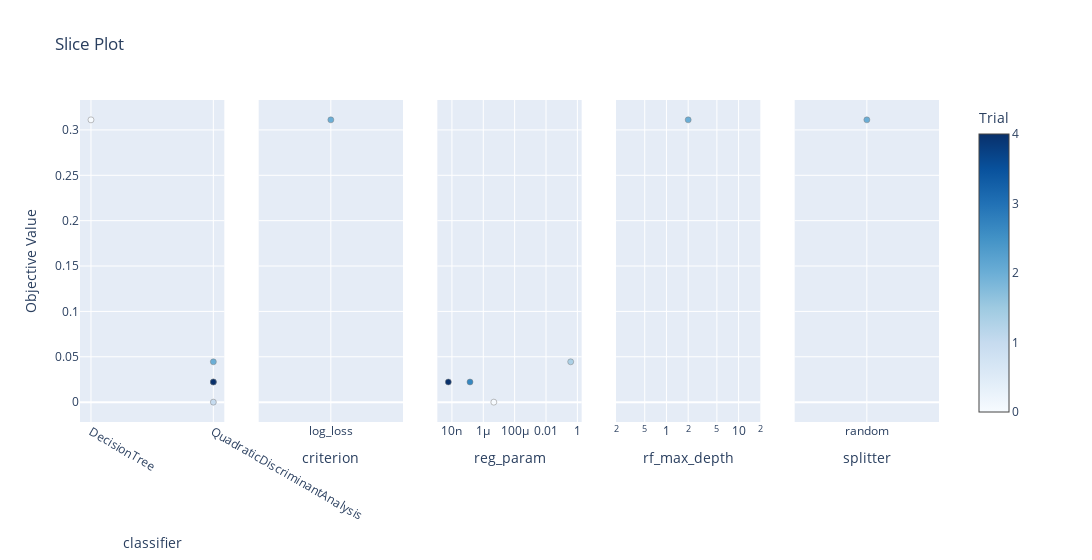

Write notebook code for a chart like this one.
### Code cell
plot_slice(study)

### Figure 1 — Plotly figure (JSON) as saved in the notebook; plotly's stock layout.template omitted (floating-point values rounded to 4 significant figures)
{"data": [{"marker": {"color": [0, 1, 2, 3, 4], "colorbar": {"title": {"text": "Trial"}, "x": 1, "xpad": 40}, "colorscale": [[0, "rgb(247,251,255)"], [0.125, "rgb(222,235,247)"], [0.25, "rgb(198,219,239)"], [0.375, "rgb(158,202,225)"], [0.5, "rgb(107,174,214)"], [0.625, "rgb(66,146,198)"], [0.75, "rgb(33,113,181)"], [0.875, "rgb(8,81,156)"], [1, "rgb(8,48,107)"]], "line": {"color": "Grey", "width": 0.5}, "showscale": true}, "mode": "markers", "showlegend": false, "type": "scatter", "x": ["DecisionTree", "QuadraticDiscriminantAnalysis", "QuadraticDiscriminantAnalysis", "QuadraticDiscriminantAnalysis", "QuadraticDiscriminantAnalysis"], "xaxis": "x", "y": [0.3111, 0, 0.04444, 0.02222, 0.02222], "yaxis": "y"}, {"marker": {"color": [0], "colorbar": {"title": {"text": "Trial"}, "x": 1, "xpad": 40}, "colorscale": [[0, "rgb(247,251,255)"], [0.125, "rgb(222,235,247)"], [0.25, "rgb(198,219,239)"], [0.375, "rgb(158,202,225)"], [0.5, "rgb(107,174,214)"], [0.625, "rgb(66,146,198)"], [0.75, "rgb(33,113,181)"], [0.875, "rgb(8,81,156)"], [1, "rgb(8,48,107)"]], "line": {"color": "Grey", "width": 0.5}, "showscale": false}, "mode": "markers", "showlegend": false, "type": "scatter", "x": ["log_loss"], "xaxis": "x2", "y": [0.3111], "yaxis": "y2"}, {"marker": {"color": [1, 2, 3, 4], "colorbar": {"title": {"text": "Trial"}, "x": 1, "xpad": 40}, "colorscale": [[0, "rgb(247,251,255)"], [0.125, "rgb(222,235,247)"], [0.25, "rgb(198,219,239)"], [0.375, "rgb(158,202,225)"], [0.5, "rgb(107,174,214)"], [0.625, "rgb(66,146,198)"], [0.75, "rgb(33,113,181)"], [0.875, "rgb(8,81,156)"], [1, "rgb(8,48,107)"]], "line": {"color": "Grey", "width": 0.5}, "showscale": false}, "mode": "markers", "showlegend": false, "type": "scatter", "x": [4.699e-06, 0.3751, 1.423e-07, 5.883e-09], "xaxis": "x3", "y": [0, 0.04444, 0.02222, 0.02222], "yaxis": "y3"}, {"marker": {"color": [0], "colorbar": {"title": {"text": "Trial"}, "x": 1, "xpad": 40}, "colorscale": [[0, "rgb(247,251,255)"], [0.125, "rgb(222,235,247)"], [0.25, "rgb(198,219,239)"], [0.375, "rgb(158,202,225)"], [0.5, "rgb(107,174,214)"], [0.625, "rgb(66,146,198)"], [0.75, "rgb(33,113,181)"], [0.875, "rgb(8,81,156)"], [1, "rgb(8,48,107)"]], "line": {"color": "Grey", "width": 0.5}, "showscale": false}, "mode": "markers", "showlegend": false, "type": "scatter", "x": [2], "xaxis": "x4", "y": [0.3111], "yaxis": "y4"}, {"marker": {"color": [0], "colorbar": {"title": {"text": "Trial"}, "x": 1, "xpad": 40}, "colorscale": [[0, "rgb(247,251,255)"], [0.125, "rgb(222,235,247)"], [0.25, "rgb(198,219,239)"], [0.375, "rgb(158,202,225)"], [0.5, "rgb(107,174,214)"], [0.625, "rgb(66,146,198)"], [0.75, "rgb(33,113,181)"], [0.875, "rgb(8,81,156)"], [1, "rgb(8,48,107)"]], "line": {"color": "Grey", "width": 0.5}, "showscale": false}, "mode": "markers", "showlegend": false, "type": "scatter", "x": ["random"], "xaxis": "x5", "y": [0.3111], "yaxis": "y5"}], "layout": {"title": {"text": "Slice Plot"}, "width": 1500, "xaxis": {"anchor": "y", "domain": [0, 0.168], "title": {"text": "classifier"}}, "xaxis2": {"anchor": "y2", "domain": [0.208, 0.376], "title": {"text": "criterion"}}, "xaxis3": {"anchor": "y3", "domain": [0.416, 0.584], "title": {"text": "reg_param"}, "type": "log"}, "xaxis4": {"anchor": "y4", "domain": [0.624, 0.792], "title": {"text": "rf_max_depth"}, "type": "log"}, "xaxis5": {"anchor": "y5", "domain": [0.832, 1], "title": {"text": "splitter"}}, "yaxis": {"anchor": "x", "domain": [0, 1], "title": {"text": "Objective Value"}}, "yaxis2": {"anchor": "x2", "domain": [0, 1], "matches": "y", "showticklabels": false}, "yaxis3": {"anchor": "x3", "domain": [0, 1], "matches": "y", "showticklabels": false}, "yaxis4": {"anchor": "x4", "domain": [0, 1], "matches": "y", "showticklabels": false}, "yaxis5": {"anchor": "x5", "domain": [0, 1], "matches": "y", "showticklabels": false}}}
